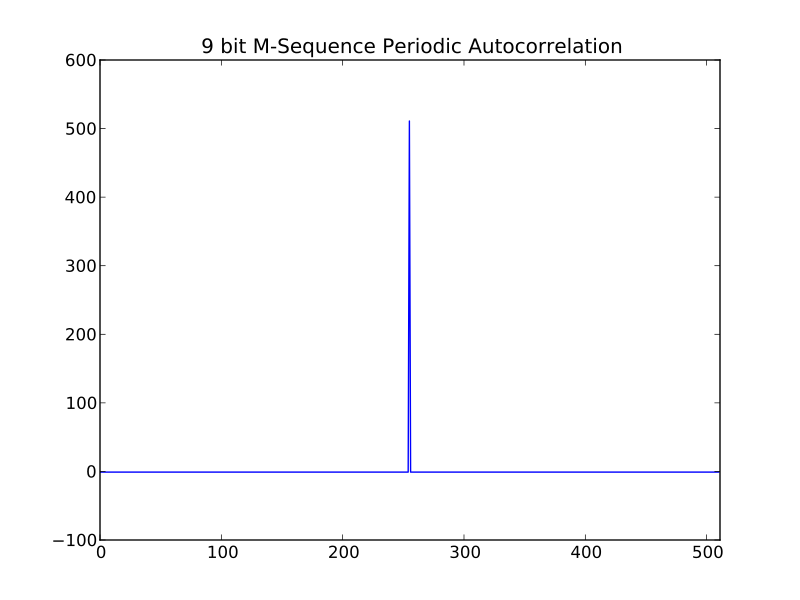

Here is the Python script that generated this plot:
import numpy
import pylab
from sp import mls
from sp import filter
nbits = 9
m = mls.mls(nbits)
pylab.figure()
pylab.title('%d bit M-Sequence Periodic Autocorrelation' % nbits)
m = numpy.where(m, 1.0, -1.0)
pylab.plot((numpy.roll(filter.ccorr(m, m).real, 2**nbits/2 - 1)))
pylab.xlim(0, len(m))
pylab.show()
